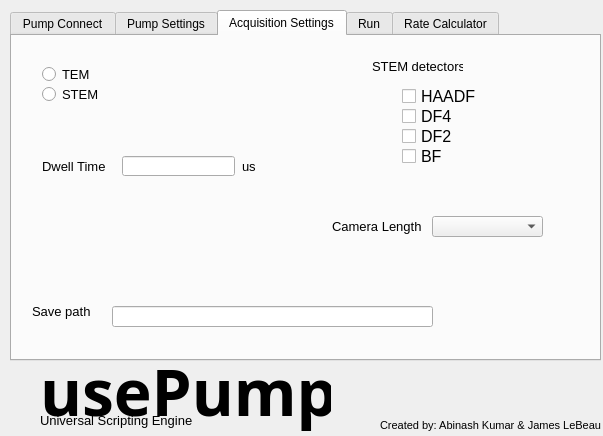
<?xml version="1.0" encoding="UTF-8"?>
<ui version="4.0">
 <class>Dialog</class>
 <widget class="QDialog" name="Dialog">
  <property name="geometry">
   <rect>
    <x>0</x>
    <y>0</y>
    <width>603</width>
    <height>436</height>
   </rect>
  </property>
  <property name="windowTitle">
   <string>usePump</string>
  </property>
  <widget class="QTabWidget" name="pumpConnect">
   <property name="geometry">
    <rect>
     <x>10</x>
     <y>10</y>
     <width>591</width>
     <height>351</height>
    </rect>
   </property>
   <property name="currentIndex">
    <number>2</number>
   </property>
   <widget class="QWidget" name="tabConnect">
    <attribute name="title">
     <string>Pump Connect</string>
    </attribute>
    <widget class="QLineEdit" name="lineEditIP">
     <property name="geometry">
      <rect>
       <x>120</x>
       <y>90</y>
       <width>241</width>
       <height>21</height>
      </rect>
     </property>
    </widget>
    <widget class="QPushButton" name="pushButtonConnect">
     <property name="geometry">
      <rect>
       <x>220</x>
       <y>140</y>
       <width>171</width>
       <height>51</height>
      </rect>
     </property>
     <property name="font">
      <font>
       <pointsize>16</pointsize>
      </font>
     </property>
     <property name="text">
      <string>Connect</string>
     </property>
    </widget>
    <widget class="QLabel" name="label_25">
     <property name="geometry">
      <rect>
       <x>20</x>
       <y>90</y>
       <width>101</width>
       <height>21</height>
      </rect>
     </property>
     <property name="font">
      <font>
       <pointsize>12</pointsize>
       <weight>75</weight>
       <bold>true</bold>
      </font>
     </property>
     <property name="text">
      <string>IP Address:</string>
     </property>
    </widget>
    <widget class="QLabel" name="label_26">
     <property name="geometry">
      <rect>
       <x>30</x>
       <y>200</y>
       <width>91</width>
       <height>21</height>
      </rect>
     </property>
     <property name="font">
      <font>
       <pointsize>10</pointsize>
       <weight>50</weight>
       <bold>false</bold>
      </font>
     </property>
     <property name="text">
      <string>Message:</string>
     </property>
    </widget>
    <widget class="QRadioButton" name="radioButtonLocal">
     <property name="geometry">
      <rect>
       <x>40</x>
       <y>30</y>
       <width>82</width>
       <height>17</height>
      </rect>
     </property>
     <property name="font">
      <font>
       <pointsize>12</pointsize>
       <weight>75</weight>
       <bold>true</bold>
      </font>
     </property>
     <property name="text">
      <string>Local</string>
     </property>
    </widget>
    <widget class="QRadioButton" name="radioButtonServer">
     <property name="geometry">
      <rect>
       <x>140</x>
       <y>30</y>
       <width>82</width>
       <height>17</height>
      </rect>
     </property>
     <property name="font">
      <font>
       <pointsize>12</pointsize>
       <weight>75</weight>
       <bold>true</bold>
      </font>
     </property>
     <property name="text">
      <string>Server</string>
     </property>
    </widget>
    <widget class="QLabel" name="labelMessage">
     <property name="geometry">
      <rect>
       <x>100</x>
       <y>210</y>
       <width>451</width>
       <height>111</height>
      </rect>
     </property>
     <property name="text">
      <string/>
     </property>
    </widget>
   </widget>
   <widget class="QWidget" name="tabPumpSet">
    <attribute name="title">
     <string>Pump Settings</string>
    </attribute>
    <widget class="QLabel" name="label_2">
     <property name="geometry">
      <rect>
       <x>10</x>
       <y>180</y>
       <width>101</width>
       <height>21</height>
      </rect>
     </property>
     <property name="font">
      <font>
       <pointsize>10</pointsize>
       <weight>50</weight>
       <bold>false</bold>
      </font>
     </property>
     <property name="text">
      <string>Infuse Flow Rate</string>
     </property>
    </widget>
    <widget class="QComboBox" name="comboBoxTimeSet1">
     <property name="geometry">
      <rect>
       <x>500</x>
       <y>240</y>
       <width>69</width>
       <height>22</height>
      </rect>
     </property>
    </widget>
    <widget class="QCheckBox" name="checkBoxPump1">
     <property name="geometry">
      <rect>
       <x>430</x>
       <y>10</y>
       <width>101</width>
       <height>21</height>
      </rect>
     </property>
     <property name="font">
      <font>
       <pointsize>14</pointsize>
       <weight>75</weight>
       <bold>true</bold>
      </font>
     </property>
     <property name="text">
      <string>Pump 1</string>
     </property>
    </widget>
    <widget class="QLineEdit" name="lineEditVolume1">
     <property name="geometry">
      <rect>
       <x>370</x>
       <y>140</y>
       <width>113</width>
       <height>20</height>
      </rect>
     </property>
    </widget>
    <widget class="QComboBox" name="comboBoxVolumeSetUnit0">
     <property name="geometry">
      <rect>
       <x>260</x>
       <y>210</y>
       <width>69</width>
       <height>22</height>
      </rect>
     </property>
    </widget>
    <widget class="QLabel" name="label_8">
     <property name="geometry">
      <rect>
       <x>10</x>
       <y>40</y>
       <width>101</width>
       <height>21</height>
      </rect>
     </property>
     <property name="font">
      <font>
       <pointsize>10</pointsize>
       <weight>50</weight>
       <bold>false</bold>
      </font>
     </property>
     <property name="text">
      <string>Syringe settings:</string>
     </property>
    </widget>
    <widget class="QComboBox" name="comboBox_16">
     <property name="geometry">
      <rect>
       <x>130</x>
       <y>110</y>
       <width>111</width>
       <height>21</height>
      </rect>
     </property>
    </widget>
    <widget class="QLabel" name="label_7">
     <property name="geometry">
      <rect>
       <x>10</x>
       <y>240</y>
       <width>101</width>
       <height>21</height>
      </rect>
     </property>
     <property name="font">
      <font>
       <pointsize>10</pointsize>
       <weight>50</weight>
       <bold>false</bold>
      </font>
     </property>
     <property name="text">
      <string>Total Time</string>
     </property>
    </widget>
    <widget class="QComboBox" name="comboBoxInRate1">
     <property name="geometry">
      <rect>
       <x>500</x>
       <y>180</y>
       <width>69</width>
       <height>22</height>
      </rect>
     </property>
    </widget>
    <widget class="QComboBox" name="comboBoxVolumeSetUnit1">
     <property name="geometry">
      <rect>
       <x>500</x>
       <y>210</y>
       <width>69</width>
       <height>22</height>
      </rect>
     </property>
    </widget>
    <widget class="QLabel" name="label_3">
     <property name="geometry">
      <rect>
       <x>10</x>
       <y>210</y>
       <width>101</width>
       <height>21</height>
      </rect>
     </property>
     <property name="font">
      <font>
       <pointsize>10</pointsize>
       <weight>50</weight>
       <bold>false</bold>
      </font>
     </property>
     <property name="text">
      <string>Target Volume</string>
     </property>
    </widget>
    <widget class="QComboBox" name="comboBoxVolUnit0">
     <property name="geometry">
      <rect>
       <x>260</x>
       <y>140</y>
       <width>69</width>
       <height>22</height>
      </rect>
     </property>
    </widget>
    <widget class="QComboBox" name="comboBox_12">
     <property name="geometry">
      <rect>
       <x>130</x>
       <y>80</y>
       <width>111</width>
       <height>21</height>
      </rect>
     </property>
    </widget>
    <widget class="QLineEdit" name="lineEditTimeSet0">
     <property name="geometry">
      <rect>
       <x>130</x>
       <y>240</y>
       <width>113</width>
       <height>20</height>
      </rect>
     </property>
    </widget>
    <widget class="QLineEdit" name="lineEditVolumeSet1">
     <property name="geometry">
      <rect>
       <x>370</x>
       <y>210</y>
       <width>113</width>
       <height>20</height>
      </rect>
     </property>
    </widget>
    <widget class="QLineEdit" name="lineEditTimeSet1">
     <property name="geometry">
      <rect>
       <x>370</x>
       <y>240</y>
       <width>113</width>
       <height>20</height>
      </rect>
     </property>
    </widget>
    <widget class="QComboBox" name="comboBox_11">
     <property name="geometry">
      <rect>
       <x>370</x>
       <y>80</y>
       <width>111</width>
       <height>21</height>
      </rect>
     </property>
    </widget>
    <widget class="QComboBox" name="comboBox_9">
     <property name="geometry">
      <rect>
       <x>500</x>
       <y>110</y>
       <width>69</width>
       <height>22</height>
      </rect>
     </property>
    </widget>
    <widget class="QLabel" name="label_10">
     <property name="geometry">
      <rect>
       <x>30</x>
       <y>140</y>
       <width>61</width>
       <height>21</height>
      </rect>
     </property>
     <property name="font">
      <font>
       <pointsize>10</pointsize>
       <weight>50</weight>
       <bold>false</bold>
      </font>
     </property>
     <property name="text">
      <string>Volume</string>
     </property>
    </widget>
    <widget class="QComboBox" name="comboBoxVolUnit1">
     <property name="geometry">
      <rect>
       <x>500</x>
       <y>140</y>
       <width>69</width>
       <height>22</height>
      </rect>
     </property>
    </widget>
    <widget class="QLabel" name="label_11">
     <property name="geometry">
      <rect>
       <x>40</x>
       <y>80</y>
       <width>61</width>
       <height>21</height>
      </rect>
     </property>
     <property name="font">
      <font>
       <pointsize>10</pointsize>
       <weight>50</weight>
       <bold>false</bold>
      </font>
     </property>
     <property name="text">
      <string>Type</string>
     </property>
    </widget>
    <widget class="QLabel" name="label_9">
     <property name="geometry">
      <rect>
       <x>30</x>
       <y>110</y>
       <width>61</width>
       <height>21</height>
      </rect>
     </property>
     <property name="font">
      <font>
       <pointsize>10</pointsize>
       <weight>50</weight>
       <bold>false</bold>
      </font>
     </property>
     <property name="text">
      <string>Diameter</string>
     </property>
    </widget>
    <widget class="QCheckBox" name="checkBoxPump0">
     <property name="geometry">
      <rect>
       <x>160</x>
       <y>10</y>
       <width>101</width>
       <height>21</height>
      </rect>
     </property>
     <property name="font">
      <font>
       <pointsize>14</pointsize>
       <weight>75</weight>
       <bold>true</bold>
      </font>
     </property>
     <property name="text">
      <string>Pump 0</string>
     </property>
    </widget>
    <widget class="QComboBox" name="comboBox_7">
     <property name="geometry">
      <rect>
       <x>260</x>
       <y>110</y>
       <width>69</width>
       <height>22</height>
      </rect>
     </property>
    </widget>
    <widget class="QLineEdit" name="lineEditVolume0">
     <property name="geometry">
      <rect>
       <x>130</x>
       <y>140</y>
       <width>113</width>
       <height>20</height>
      </rect>
     </property>
    </widget>
    <widget class="QComboBox" name="comboBoxTimeSet0">
     <property name="geometry">
      <rect>
       <x>260</x>
       <y>240</y>
       <width>69</width>
       <height>22</height>
      </rect>
     </property>
    </widget>
    <widget class="QLineEdit" name="lineEditVolumeSet0">
     <property name="geometry">
      <rect>
       <x>130</x>
       <y>210</y>
       <width>113</width>
       <height>20</height>
      </rect>
     </property>
    </widget>
    <widget class="QComboBox" name="comboBoxInRate0">
     <property name="geometry">
      <rect>
       <x>260</x>
       <y>180</y>
       <width>69</width>
       <height>22</height>
      </rect>
     </property>
    </widget>
    <widget class="QLineEdit" name="lineEditInRate1">
     <property name="geometry">
      <rect>
       <x>370</x>
       <y>180</y>
       <width>113</width>
       <height>20</height>
      </rect>
     </property>
    </widget>
    <widget class="QLineEdit" name="lineEditInRate0">
     <property name="geometry">
      <rect>
       <x>130</x>
       <y>180</y>
       <width>113</width>
       <height>20</height>
      </rect>
     </property>
    </widget>
    <widget class="QComboBox" name="comboBox_17">
     <property name="geometry">
      <rect>
       <x>370</x>
       <y>110</y>
       <width>111</width>
       <height>21</height>
      </rect>
     </property>
    </widget>
   </widget>
   <widget class="QWidget" name="tabAcqSet">
    <attribute name="title">
     <string>Acquisition Settings</string>
    </attribute>
    <widget class="QLabel" name="label_13">
     <property name="geometry">
      <rect>
       <x>230</x>
       <y>120</y>
       <width>71</width>
       <height>21</height>
      </rect>
     </property>
     <property name="font">
      <font>
       <pointsize>10</pointsize>
       <weight>50</weight>
       <bold>false</bold>
      </font>
     </property>
     <property name="text">
      <string>us</string>
     </property>
    </widget>
    <widget class="QCheckBox" name="checkBox_7">
     <property name="geometry">
      <rect>
       <x>390</x>
       <y>110</y>
       <width>41</width>
       <height>21</height>
      </rect>
     </property>
     <property name="font">
      <font>
       <pointsize>12</pointsize>
       <weight>50</weight>
       <bold>false</bold>
      </font>
     </property>
     <property name="text">
      <string>BF</string>
     </property>
    </widget>
    <widget class="QRadioButton" name="radioButton_7">
     <property name="geometry">
      <rect>
       <x>30</x>
       <y>30</y>
       <width>82</width>
       <height>17</height>
      </rect>
     </property>
     <property name="font">
      <font>
       <pointsize>10</pointsize>
      </font>
     </property>
     <property name="text">
      <string>TEM</string>
     </property>
    </widget>
    <widget class="QLabel" name="label_17">
     <property name="geometry">
      <rect>
       <x>20</x>
       <y>260</y>
       <width>61</width>
       <height>31</height>
      </rect>
     </property>
     <property name="font">
      <font>
       <pointsize>10</pointsize>
       <weight>50</weight>
       <bold>false</bold>
      </font>
     </property>
     <property name="text">
      <string>Save path</string>
     </property>
    </widget>
    <widget class="QCheckBox" name="checkBox_5">
     <property name="geometry">
      <rect>
       <x>390</x>
       <y>70</y>
       <width>61</width>
       <height>21</height>
      </rect>
     </property>
     <property name="font">
      <font>
       <pointsize>12</pointsize>
       <weight>50</weight>
       <bold>false</bold>
      </font>
     </property>
     <property name="text">
      <string>DF4</string>
     </property>
    </widget>
    <widget class="QLabel" name="label_12">
     <property name="geometry">
      <rect>
       <x>30</x>
       <y>120</y>
       <width>71</width>
       <height>21</height>
      </rect>
     </property>
     <property name="font">
      <font>
       <pointsize>10</pointsize>
       <weight>50</weight>
       <bold>false</bold>
      </font>
     </property>
     <property name="text">
      <string>Dwell Time</string>
     </property>
    </widget>
    <widget class="QLineEdit" name="lineEdit_11">
     <property name="geometry">
      <rect>
       <x>110</x>
       <y>120</y>
       <width>113</width>
       <height>20</height>
      </rect>
     </property>
    </widget>
    <widget class="QLabel" name="label_15">
     <property name="geometry">
      <rect>
       <x>320</x>
       <y>180</y>
       <width>91</width>
       <height>21</height>
      </rect>
     </property>
     <property name="font">
      <font>
       <pointsize>10</pointsize>
       <weight>50</weight>
       <bold>false</bold>
      </font>
     </property>
     <property name="text">
      <string>Camera Length</string>
     </property>
    </widget>
    <widget class="QComboBox" name="comboBox_13">
     <property name="geometry">
      <rect>
       <x>420</x>
       <y>180</y>
       <width>111</width>
       <height>21</height>
      </rect>
     </property>
    </widget>
    <widget class="QCheckBox" name="checkBox_4">
     <property name="geometry">
      <rect>
       <x>390</x>
       <y>50</y>
       <width>81</width>
       <height>21</height>
      </rect>
     </property>
     <property name="font">
      <font>
       <pointsize>12</pointsize>
       <weight>50</weight>
       <bold>false</bold>
      </font>
     </property>
     <property name="text">
      <string>HAADF</string>
     </property>
    </widget>
    <widget class="QCheckBox" name="checkBox_6">
     <property name="geometry">
      <rect>
       <x>390</x>
       <y>90</y>
       <width>61</width>
       <height>21</height>
      </rect>
     </property>
     <property name="font">
      <font>
       <pointsize>12</pointsize>
       <weight>50</weight>
       <bold>false</bold>
      </font>
     </property>
     <property name="text">
      <string>DF2</string>
     </property>
    </widget>
    <widget class="QRadioButton" name="radioButton_8">
     <property name="geometry">
      <rect>
       <x>30</x>
       <y>50</y>
       <width>82</width>
       <height>17</height>
      </rect>
     </property>
     <property name="font">
      <font>
       <pointsize>10</pointsize>
      </font>
     </property>
     <property name="text">
      <string>STEM</string>
     </property>
    </widget>
    <widget class="QLabel" name="label_30">
     <property name="geometry">
      <rect>
       <x>360</x>
       <y>20</y>
       <width>91</width>
       <height>21</height>
      </rect>
     </property>
     <property name="font">
      <font>
       <pointsize>10</pointsize>
       <weight>50</weight>
       <bold>false</bold>
      </font>
     </property>
     <property name="text">
      <string>STEM detectors</string>
     </property>
    </widget>
    <widget class="QLineEdit" name="lineEdit_12">
     <property name="geometry">
      <rect>
       <x>100</x>
       <y>270</y>
       <width>321</width>
       <height>21</height>
      </rect>
     </property>
    </widget>
   </widget>
   <widget class="QWidget" name="tabRun">
    <attribute name="title">
     <string>Run</string>
    </attribute>
    <widget class="QCheckBox" name="checkBox_3">
     <property name="geometry">
      <rect>
       <x>20</x>
       <y>140</y>
       <width>211</width>
       <height>31</height>
      </rect>
     </property>
     <property name="font">
      <font>
       <pointsize>14</pointsize>
       <weight>75</weight>
       <bold>true</bold>
      </font>
     </property>
     <property name="text">
      <string>Pump and Acquire</string>
     </property>
    </widget>
    <widget class="QCheckBox" name="checkBoxPumpState0">
     <property name="geometry">
      <rect>
       <x>90</x>
       <y>20</y>
       <width>101</width>
       <height>21</height>
      </rect>
     </property>
     <property name="font">
      <font>
       <pointsize>14</pointsize>
       <weight>75</weight>
       <bold>true</bold>
      </font>
     </property>
     <property name="text">
      <string>Pump 0</string>
     </property>
    </widget>
    <widget class="QCheckBox" name="checkBoxPumpState1">
     <property name="geometry">
      <rect>
       <x>360</x>
       <y>20</y>
       <width>101</width>
       <height>21</height>
      </rect>
     </property>
     <property name="font">
      <font>
       <pointsize>14</pointsize>
       <weight>75</weight>
       <bold>true</bold>
      </font>
     </property>
     <property name="text">
      <string>Pump 1</string>
     </property>
    </widget>
    <widget class="QPushButton" name="pushButtonStartPump">
     <property name="geometry">
      <rect>
       <x>90</x>
       <y>60</y>
       <width>121</width>
       <height>41</height>
      </rect>
     </property>
     <property name="text">
      <string>Start</string>
     </property>
    </widget>
    <widget class="QPushButton" name="pushButtonStopPump">
     <property name="geometry">
      <rect>
       <x>250</x>
       <y>60</y>
       <width>121</width>
       <height>41</height>
      </rect>
     </property>
     <property name="text">
      <string>Stop</string>
     </property>
    </widget>
    <widget class="QPushButton" name="pushButton_5">
     <property name="geometry">
      <rect>
       <x>300</x>
       <y>180</y>
       <width>121</width>
       <height>41</height>
      </rect>
     </property>
     <property name="text">
      <string>Beam Blank</string>
     </property>
    </widget>
    <widget class="QLineEdit" name="lineEdit_21">
     <property name="geometry">
      <rect>
       <x>160</x>
       <y>270</y>
       <width>113</width>
       <height>20</height>
      </rect>
     </property>
    </widget>
    <widget class="QPushButton" name="pushButton_3">
     <property name="geometry">
      <rect>
       <x>20</x>
       <y>190</y>
       <width>121</width>
       <height>41</height>
      </rect>
     </property>
     <property name="text">
      <string>Start and Video</string>
     </property>
    </widget>
    <widget class="QPushButton" name="pushButton_4">
     <property name="geometry">
      <rect>
       <x>460</x>
       <y>240</y>
       <width>121</width>
       <height>41</height>
      </rect>
     </property>
     <property name="text">
      <string>Stop all</string>
     </property>
    </widget>
    <widget class="QLabel" name="label_16">
     <property name="geometry">
      <rect>
       <x>180</x>
       <y>170</y>
       <width>91</width>
       <height>21</height>
      </rect>
     </property>
     <property name="font">
      <font>
       <pointsize>10</pointsize>
       <weight>50</weight>
       <bold>false</bold>
      </font>
     </property>
     <property name="text">
      <string>Frames</string>
     </property>
    </widget>
    <widget class="QPushButton" name="pushButton_6">
     <property name="geometry">
      <rect>
       <x>20</x>
       <y>260</y>
       <width>121</width>
       <height>41</height>
      </rect>
     </property>
     <property name="text">
      <string>Start and Acquire</string>
     </property>
    </widget>
    <widget class="QLineEdit" name="lineEdit_20">
     <property name="geometry">
      <rect>
       <x>160</x>
       <y>200</y>
       <width>113</width>
       <height>20</height>
      </rect>
     </property>
    </widget>
    <widget class="QPushButton" name="pushButton_10">
     <property name="geometry">
      <rect>
       <x>300</x>
       <y>250</y>
       <width>121</width>
       <height>41</height>
      </rect>
     </property>
     <property name="text">
      <string>Stop Acquire</string>
     </property>
    </widget>
   </widget>
   <widget class="QWidget" name="tabRateCal">
    <attribute name="title">
     <string>Rate Calculator</string>
    </attribute>
    <widget class="QPushButton" name="pushButtonRatePut">
     <property name="geometry">
      <rect>
       <x>440</x>
       <y>150</y>
       <width>121</width>
       <height>41</height>
      </rect>
     </property>
     <property name="font">
      <font>
       <pointsize>14</pointsize>
      </font>
     </property>
     <property name="text">
      <string>Put</string>
     </property>
    </widget>
    <widget class="QComboBox" name="comboBox_15">
     <property name="geometry">
      <rect>
       <x>640</x>
       <y>80</y>
       <width>111</width>
       <height>21</height>
      </rect>
     </property>
    </widget>
    <widget class="QLabel" name="label_5">
     <property name="geometry">
      <rect>
       <x>30</x>
       <y>140</y>
       <width>31</width>
       <height>21</height>
      </rect>
     </property>
     <property name="font">
      <font>
       <pointsize>10</pointsize>
       <weight>50</weight>
       <bold>false</bold>
      </font>
     </property>
     <property name="text">
      <string>Unit</string>
     </property>
    </widget>
    <widget class="QLineEdit" name="lineEditRateTotal">
     <property name="geometry">
      <rect>
       <x>90</x>
       <y>260</y>
       <width>113</width>
       <height>20</height>
      </rect>
     </property>
    </widget>
    <widget class="QLabel" name="label_21">
     <property name="geometry">
      <rect>
       <x>10</x>
       <y>230</y>
       <width>81</width>
       <height>21</height>
      </rect>
     </property>
     <property name="font">
      <font>
       <pointsize>10</pointsize>
       <weight>50</weight>
       <bold>false</bold>
      </font>
     </property>
     <property name="text">
      <string>Initial pH</string>
     </property>
    </widget>
    <widget class="QLabel" name="label_22">
     <property name="geometry">
      <rect>
       <x>10</x>
       <y>260</y>
       <width>81</width>
       <height>21</height>
      </rect>
     </property>
     <property name="font">
      <font>
       <pointsize>10</pointsize>
       <weight>50</weight>
       <bold>false</bold>
      </font>
     </property>
     <property name="text">
      <string>Total Rate</string>
     </property>
    </widget>
    <widget class="QLabel" name="label_24">
     <property name="geometry">
      <rect>
       <x>20</x>
       <y>290</y>
       <width>81</width>
       <height>21</height>
      </rect>
     </property>
     <property name="font">
      <font>
       <pointsize>10</pointsize>
       <weight>50</weight>
       <bold>false</bold>
      </font>
     </property>
     <property name="text">
      <string>Ratio</string>
     </property>
    </widget>
    <widget class="QLabel" name="label_20">
     <property name="geometry">
      <rect>
       <x>280</x>
       <y>60</y>
       <width>81</width>
       <height>21</height>
      </rect>
     </property>
     <property name="font">
      <font>
       <pointsize>12</pointsize>
       <weight>50</weight>
       <bold>false</bold>
      </font>
     </property>
     <property name="text">
      <string>Pump OH</string>
     </property>
    </widget>
    <widget class="QLabel" name="label_19">
     <property name="geometry">
      <rect>
       <x>90</x>
       <y>60</y>
       <width>81</width>
       <height>21</height>
      </rect>
     </property>
     <property name="font">
      <font>
       <pointsize>12</pointsize>
       <weight>50</weight>
       <bold>false</bold>
      </font>
     </property>
     <property name="text">
      <string>Pump Fe</string>
     </property>
    </widget>
    <widget class="QComboBox" name="comboBox_14">
     <property name="geometry">
      <rect>
       <x>640</x>
       <y>50</y>
       <width>111</width>
       <height>21</height>
      </rect>
     </property>
    </widget>
    <widget class="QLabel" name="label_6">
     <property name="geometry">
      <rect>
       <x>230</x>
       <y>140</y>
       <width>31</width>
       <height>21</height>
      </rect>
     </property>
     <property name="font">
      <font>
       <pointsize>10</pointsize>
       <weight>50</weight>
       <bold>false</bold>
      </font>
     </property>
     <property name="text">
      <string>Unit</string>
     </property>
    </widget>
    <widget class="QLabel" name="label">
     <property name="geometry">
      <rect>
       <x>10</x>
       <y>90</y>
       <width>81</width>
       <height>21</height>
      </rect>
     </property>
     <property name="font">
      <font>
       <pointsize>10</pointsize>
       <weight>50</weight>
       <bold>false</bold>
      </font>
     </property>
     <property name="text">
      <string>Concentration</string>
     </property>
    </widget>
    <widget class="QLabel" name="label_4">
     <property name="geometry">
      <rect>
       <x>210</x>
       <y>90</y>
       <width>81</width>
       <height>21</height>
      </rect>
     </property>
     <property name="font">
      <font>
       <pointsize>10</pointsize>
       <weight>50</weight>
       <bold>false</bold>
      </font>
     </property>
     <property name="text">
      <string>Concentration</string>
     </property>
    </widget>
    <widget class="QLineEdit" name="lineEditPhInt">
     <property name="geometry">
      <rect>
       <x>90</x>
       <y>230</y>
       <width>113</width>
       <height>20</height>
      </rect>
     </property>
    </widget>
    <widget class="QLineEdit" name="lineEditRatioReq">
     <property name="geometry">
      <rect>
       <x>90</x>
       <y>290</y>
       <width>113</width>
       <height>20</height>
      </rect>
     </property>
    </widget>
    <widget class="QPushButton" name="pushButtonRateCal">
     <property name="geometry">
      <rect>
       <x>440</x>
       <y>80</y>
       <width>121</width>
       <height>41</height>
      </rect>
     </property>
     <property name="font">
      <font>
       <pointsize>14</pointsize>
      </font>
     </property>
     <property name="text">
      <string>Calculate</string>
     </property>
    </widget>
    <widget class="QLabel" name="label_18">
     <property name="geometry">
      <rect>
       <x>60</x>
       <y>10</y>
       <width>171</width>
       <height>31</height>
      </rect>
     </property>
     <property name="font">
      <font>
       <pointsize>14</pointsize>
       <weight>75</weight>
       <bold>true</bold>
      </font>
     </property>
     <property name="text">
      <string>Rate Calculator</string>
     </property>
    </widget>
    <widget class="QLineEdit" name="lineEditFe">
     <property name="geometry">
      <rect>
       <x>100</x>
       <y>90</y>
       <width>71</width>
       <height>20</height>
      </rect>
     </property>
    </widget>
    <widget class="QLineEdit" name="lineEditOH">
     <property name="geometry">
      <rect>
       <x>300</x>
       <y>90</y>
       <width>71</width>
       <height>20</height>
      </rect>
     </property>
    </widget>
    <widget class="QLineEdit" name="lineEditRateFe">
     <property name="geometry">
      <rect>
       <x>310</x>
       <y>260</y>
       <width>113</width>
       <height>20</height>
      </rect>
     </property>
    </widget>
    <widget class="QLineEdit" name="lineEditRateOH">
     <property name="geometry">
      <rect>
       <x>440</x>
       <y>260</y>
       <width>113</width>
       <height>20</height>
      </rect>
     </property>
    </widget>
    <widget class="QLabel" name="label_31">
     <property name="geometry">
      <rect>
       <x>320</x>
       <y>240</y>
       <width>81</width>
       <height>21</height>
      </rect>
     </property>
     <property name="font">
      <font>
       <pointsize>10</pointsize>
       <weight>50</weight>
       <bold>false</bold>
      </font>
     </property>
     <property name="text">
      <string>Rate Fe</string>
     </property>
    </widget>
    <widget class="QLabel" name="label_32">
     <property name="geometry">
      <rect>
       <x>450</x>
       <y>240</y>
       <width>81</width>
       <height>21</height>
      </rect>
     </property>
     <property name="font">
      <font>
       <pointsize>10</pointsize>
       <weight>50</weight>
       <bold>false</bold>
      </font>
     </property>
     <property name="text">
      <string>Rate OH</string>
     </property>
    </widget>
    <widget class="QLineEdit" name="lineEditPumpFe">
     <property name="geometry">
      <rect>
       <x>370</x>
       <y>290</y>
       <width>51</width>
       <height>21</height>
      </rect>
     </property>
    </widget>
    <widget class="QLabel" name="label_33">
     <property name="geometry">
      <rect>
       <x>320</x>
       <y>290</y>
       <width>41</width>
       <height>21</height>
      </rect>
     </property>
     <property name="font">
      <font>
       <pointsize>10</pointsize>
       <weight>50</weight>
       <bold>false</bold>
      </font>
     </property>
     <property name="text">
      <string>Pump</string>
     </property>
    </widget>
    <widget class="QLineEdit" name="lineEditPumpOH">
     <property name="geometry">
      <rect>
       <x>500</x>
       <y>290</y>
       <width>51</width>
       <height>21</height>
      </rect>
     </property>
    </widget>
    <widget class="QLabel" name="label_34">
     <property name="geometry">
      <rect>
       <x>450</x>
       <y>290</y>
       <width>81</width>
       <height>21</height>
      </rect>
     </property>
     <property name="font">
      <font>
       <pointsize>10</pointsize>
       <weight>50</weight>
       <bold>false</bold>
      </font>
     </property>
     <property name="text">
      <string>Pump</string>
     </property>
    </widget>
    <widget class="QComboBox" name="comboBoxRatetotalUnit">
     <property name="geometry">
      <rect>
       <x>210</x>
       <y>260</y>
       <width>69</width>
       <height>22</height>
      </rect>
     </property>
    </widget>
    <widget class="QGroupBox" name="groupBoxFeUnit">
     <property name="geometry">
      <rect>
       <x>100</x>
       <y>120</y>
       <width>61</width>
       <height>81</height>
      </rect>
     </property>
     <property name="title">
      <string/>
     </property>
     <widget class="QRadioButton" name="radioButtonUnituMFe">
      <property name="geometry">
       <rect>
        <x>10</x>
        <y>30</y>
        <width>41</width>
        <height>17</height>
       </rect>
      </property>
      <property name="text">
       <string>uM</string>
      </property>
     </widget>
     <widget class="QRadioButton" name="radioButtonUnitmMFe">
      <property name="geometry">
       <rect>
        <x>10</x>
        <y>10</y>
        <width>41</width>
        <height>17</height>
       </rect>
      </property>
      <property name="text">
       <string>mM</string>
      </property>
     </widget>
     <widget class="QRadioButton" name="radioButtonUnitnMFe">
      <property name="geometry">
       <rect>
        <x>10</x>
        <y>50</y>
        <width>41</width>
        <height>17</height>
       </rect>
      </property>
      <property name="text">
       <string>nM</string>
      </property>
     </widget>
    </widget>
    <widget class="QGroupBox" name="groupBoxOHUnit">
     <property name="geometry">
      <rect>
       <x>300</x>
       <y>120</y>
       <width>61</width>
       <height>81</height>
      </rect>
     </property>
     <property name="title">
      <string/>
     </property>
     <widget class="QRadioButton" name="radioButtonUnituMFeOH">
      <property name="geometry">
       <rect>
        <x>10</x>
        <y>30</y>
        <width>41</width>
        <height>17</height>
       </rect>
      </property>
      <property name="text">
       <string>uM</string>
      </property>
     </widget>
     <widget class="QRadioButton" name="radioButtonUnitmMOH">
      <property name="geometry">
       <rect>
        <x>10</x>
        <y>10</y>
        <width>41</width>
        <height>17</height>
       </rect>
      </property>
      <property name="text">
       <string>mM</string>
      </property>
     </widget>
     <widget class="QRadioButton" name="radioButtonUnitnMOH">
      <property name="geometry">
       <rect>
        <x>10</x>
        <y>50</y>
        <width>41</width>
        <height>17</height>
       </rect>
      </property>
      <property name="text">
       <string>nM</string>
      </property>
     </widget>
    </widget>
   </widget>
  </widget>
  <widget class="QLabel" name="label_27">
   <property name="geometry">
    <rect>
     <x>380</x>
     <y>410</y>
     <width>221</width>
     <height>31</height>
    </rect>
   </property>
   <property name="font">
    <font>
     <pointsize>8</pointsize>
     <weight>50</weight>
     <bold>false</bold>
    </font>
   </property>
   <property name="text">
    <string>Created by: Abinash Kumar &amp; James LeBeau</string>
   </property>
  </widget>
  <widget class="QLabel" name="label_28">
   <property name="geometry">
    <rect>
     <x>40</x>
     <y>350</y>
     <width>291</width>
     <height>81</height>
    </rect>
   </property>
   <property name="font">
    <font>
     <family>Agency FB</family>
     <pointsize>48</pointsize>
     <weight>75</weight>
     <bold>true</bold>
    </font>
   </property>
   <property name="text">
    <string>usePump</string>
   </property>
  </widget>
  <widget class="QLabel" name="label_29">
   <property name="geometry">
    <rect>
     <x>40</x>
     <y>410</y>
     <width>181</width>
     <height>21</height>
    </rect>
   </property>
   <property name="font">
    <font>
     <family>MS Shell Dlg 2</family>
     <pointsize>10</pointsize>
     <weight>50</weight>
     <bold>false</bold>
    </font>
   </property>
   <property name="text">
    <string>Universal Scripting Engine</string>
   </property>
  </widget>
 </widget>
 <resources/>
 <connections/>
</ui>
